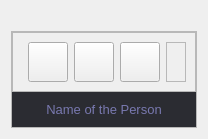
                  <widget class="QWidget" name="page_2">
                   <layout class="QVBoxLayout" name="verticalLayout_10">
                    <item>
                     <widget class="QLabel" name="label_13">
                      <property name="text">
                       <string/>
                      </property>
                     </widget>
                    </item>
                    <item>
                     <widget class="QFrame" name="frame_2">
                      <property name="maximumSize">
                       <size>
                        <width>16777215</width>
                        <height>100</height>
                       </size>
                      </property>
                      <property name="frameShape">
                       <enum>QFrame::StyledPanel</enum>
                      </property>
                      <property name="frameShadow">
                       <enum>QFrame::Raised</enum>
                      </property>
                      <layout class="QVBoxLayout" name="verticalLayout_11">
                       <property name="spacing">
                        <number>0</number>
                       </property>
                       <property name="leftMargin">
                        <number>0</number>
                       </property>
                       <property name="topMargin">
                        <number>0</number>
                       </property>
                       <property name="rightMargin">
                        <number>0</number>
                       </property>
                       <property name="bottomMargin">
                        <number>0</number>
                       </property>
                       <item>
                        <widget class="QFrame" name="frame_3">
                         <property name="frameShape">
                          <enum>QFrame::StyledPanel</enum>
                         </property>
                         <property name="frameShadow">
                          <enum>QFrame::Raised</enum>
                         </property>
                         <layout class="QHBoxLayout" name="horizontalLayout_6">
                          <item>
                           <widget class="QFrame" name="frame_4">
                            <property name="frameShape">
                             <enum>QFrame::StyledPanel</enum>
                            </property>
                            <property name="frameShadow">
                             <enum>QFrame::Raised</enum>
                            </property>
                           </widget>
                          </item>
                          <item>
                           <widget class="QPushButton" name="open_cam">
                            <property name="minimumSize">
                             <size>
                              <width>0</width>
                              <height>40</height>
                             </size>
                            </property>
                            <property name="cursor">
                             <cursorShape>PointingHandCursor</cursorShape>
                            </property>
                            <property name="toolTip">
                             <string>Camera On</string>
                            </property>
                            <property name="styleSheet">
                             <string notr="true">QPushButton{
color: rgb(120, 120, 175);
}
QPushButton:hover{
background-color: rgb(120, 120, 175);
	color: rgb(0, 0, 0);
}</string>
                            </property>
                            <property name="text">
                             <string/>
                            </property>
                            <property name="icon">
                             <iconset>
                              <normaloff>icon/camera-free-icon-font.png</normaloff>icon/camera-free-icon-font.png</iconset>
                            </property>
                            <property name="iconSize">
                             <size>
                              <width>32</width>
                              <height>32</height>
                             </size>
                            </property>
                           </widget>
                          </item>
                          <item>
                           <widget class="QPushButton" name="pushButton_13">
                            <property name="minimumSize">
                             <size>
                              <width>0</width>
                              <height>40</height>
                             </size>
                            </property>
                            <property name="cursor">
                             <cursorShape>PointingHandCursor</cursorShape>
                            </property>
                            <property name="toolTip">
                             <string>Take a Photo for Attendance</string>
                            </property>
                            <property name="styleSheet">
                             <string notr="true">QPushButton{
color: rgb(120, 120, 175);
}
QPushButton:hover{
background-color: rgb(120, 120, 175);
	color: rgb(0, 0, 0);
}</string>
                            </property>
                            <property name="text">
                             <string/>
                            </property>
                            <property name="icon">
                             <iconset>
                              <normaloff>icon/mode-portrait-free-icon-font.png</normaloff>icon/mode-portrait-free-icon-font.png</iconset>
                            </property>
                            <property name="iconSize">
                             <size>
                              <width>32</width>
                              <height>32</height>
                             </size>
                            </property>
                           </widget>
                          </item>
                          <item>
                           <widget class="QPushButton" name="pushButton_11">
                            <property name="minimumSize">
                             <size>
                              <width>0</width>
                              <height>40</height>
                             </size>
                            </property>
                            <property name="cursor">
                             <cursorShape>PointingHandCursor</cursorShape>
                            </property>
                            <property name="toolTip">
                             <string>check</string>
                            </property>
                            <property name="styleSheet">
                             <string notr="true">QPushButton{
color: rgb(120, 120, 175);
}
QPushButton:hover{
background-color: rgb(120, 120, 175);
	color: rgb(0, 0, 0);
}</string>
                            </property>
                            <property name="text">
                             <string/>
                            </property>
                            <property name="icon">
                             <iconset>
                              <normaloff>icon/check-free-icon-font.png</normaloff>icon/check-free-icon-font.png</iconset>
                            </property>
                            <property name="iconSize">
                             <size>
                              <width>32</width>
                              <height>32</height>
                             </size>
                            </property>
                           </widget>
                          </item>
                          <item>
                           <widget class="QFrame" name="frame_17">
                            <property name="frameShape">
                             <enum>QFrame::StyledPanel</enum>
                            </property>
                            <property name="frameShadow">
                             <enum>QFrame::Raised</enum>
                            </property>
                            <layout class="QHBoxLayout" name="horizontalLayout_12"/>
                           </widget>
                          </item>
                         </layout>
                        </widget>
                       </item>
                       <item>
                        <widget class="QLabel" name="label_person_name">
                         <property name="minimumSize">
                          <size>
                           <width>0</width>
                           <height>35</height>
                          </size>
                         </property>
                         <property name="maximumSize">
                          <size>
                           <width>16777215</width>
                           <height>35</height>
                          </size>
                         </property>
                         <property name="font">
                          <font>
                           <family>Segoe UI</family>
                           <pointsize>10</pointsize>
                          </font>
                         </property>
                         <property name="styleSheet">
                          <string notr="true">color: rgb(120, 120, 175);
background-color: rgb(43, 44, 50);</string>
                         </property>
                         <property name="text">
                          <string>Name of the Person</string>
                         </property>
                         <property name="alignment">
                          <set>Qt::AlignCenter</set>
                         </property>
                        </widget>
                       </item>
                      </layout>
                     </widget>
                    </item>
                   </layout>
                  </widget>
